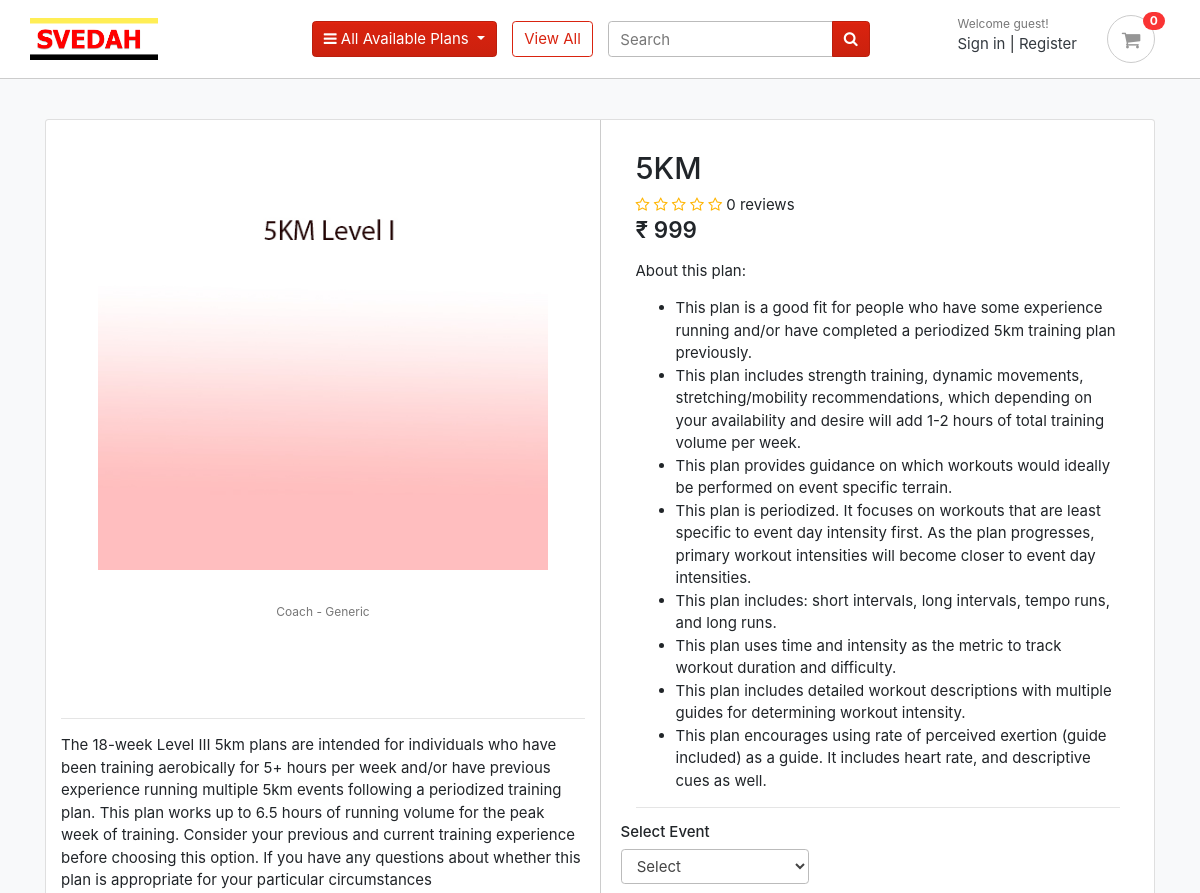
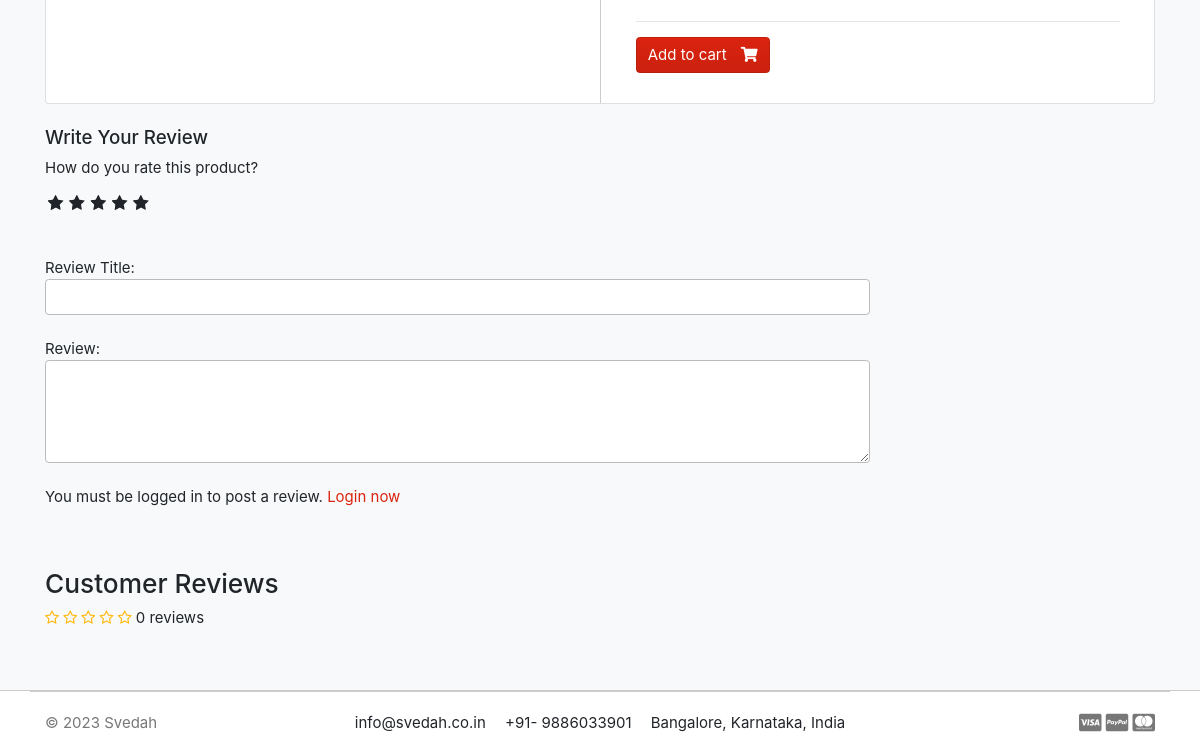
Before: /store/category/5km/5km/ with the older database file (2 pictures, top to bottom).
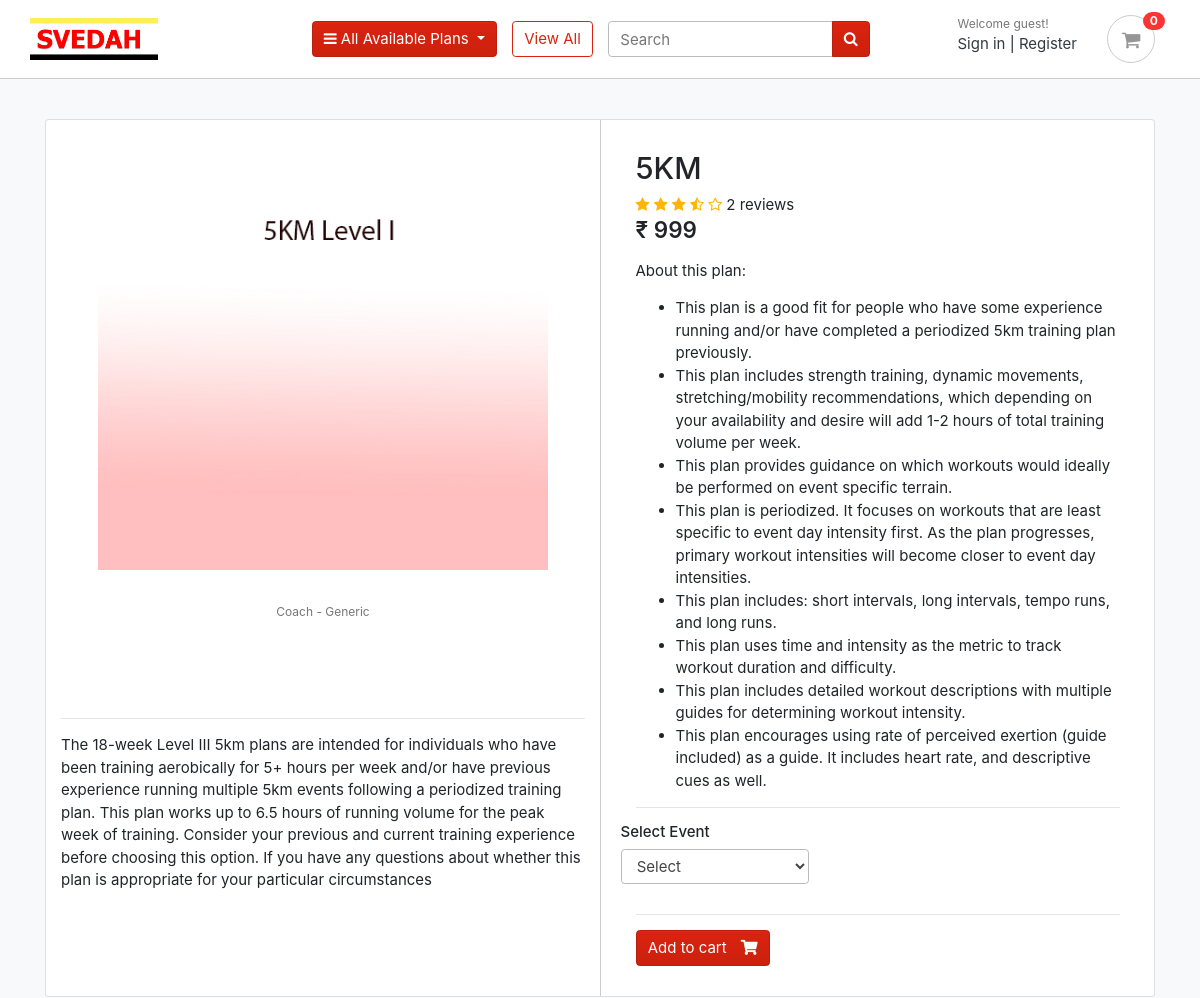
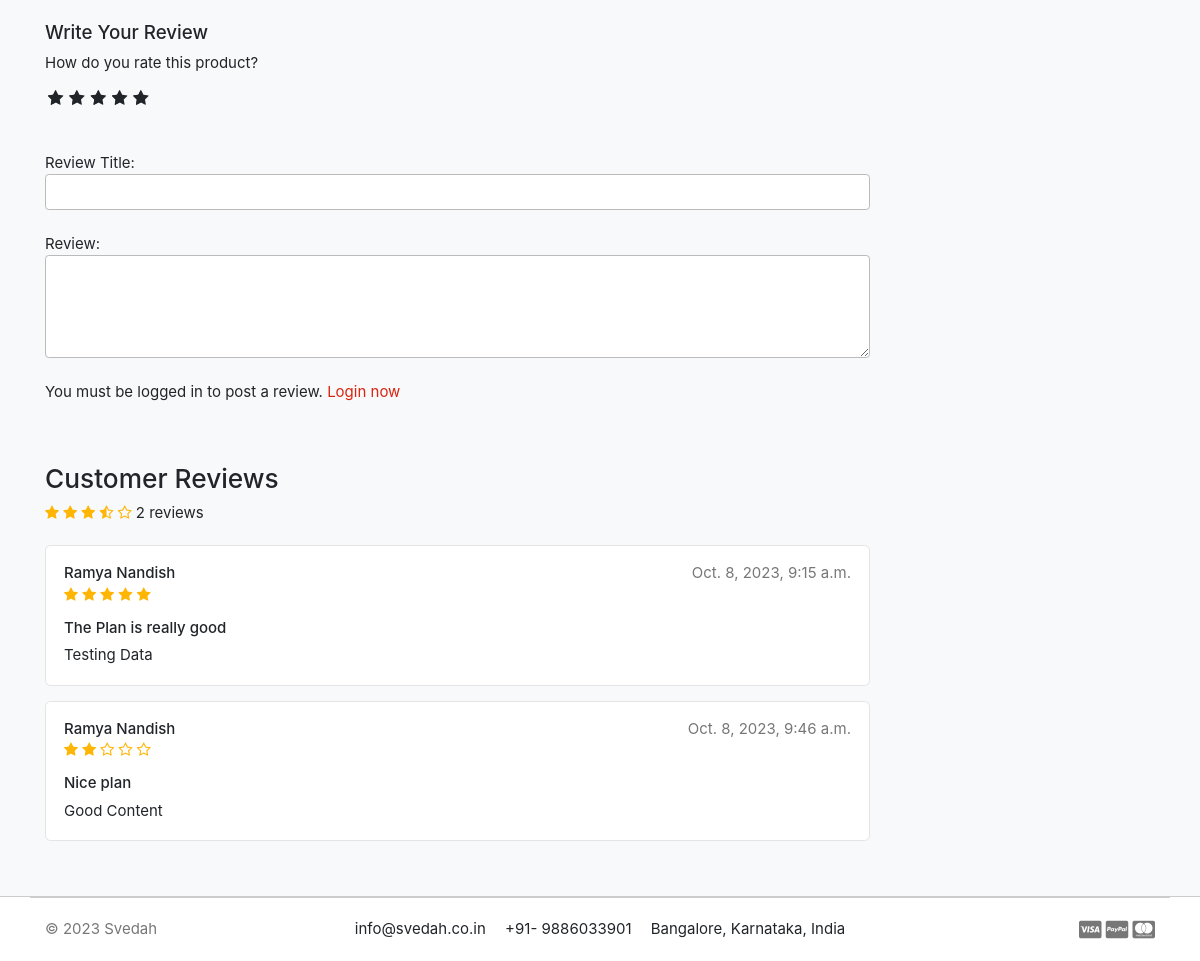
After: the same page with the newer database file (2 pictures, top to bottom).
### store/models.py (models this page shows, shortened)
class Product(models.Model):
    product_name    = models.CharField(max_length=200, unique=True)
    slug            = models.SlugField(max_length=200, unique=True)
    shortdescription     = RichTextField()
    longdescription     = RichTextField()
    price           = models.IntegerField()
    images          = models.ImageField(upload_to='photos/products')
    coach           = models.CharField(max_length=500, blank=True, default='Generic')
    is_available    = models.BooleanField(default=True)
    category        = models.ForeignKey(Category, on_delete=models.CASCADE)
    created_date    = models.DateTimeField(auto_now_add=True)
    modified_date   = models.DateTimeField(auto_now=True)
    level           = models.CharField(max_length=255,choices=[('1','Level 1'),('2','Level II'),('3','Level III')],default="1")
    pdf_file        = models.FileField(upload_to='pdfs/', blank=True, null=True)
    def averageReview(self):
        reviews = ReviewRating.objects.filter(product=self, status=True).aggregate(average=Avg('rating'))
        avg = 0
        if reviews['average'] is not None:
            avg = float(reviews['average'])
        return avg
    def countReview(self):
        reviews = ReviewRating.objects.filter(product=self, status=True).aggregate(count=Count('id'))
        count = 0
        if reviews['count'] is not None:
            count = int(reviews['count'])
        return count

class ReviewRating(models.Model):
    product = models.ForeignKey(Product, on_delete=models.CASCADE)
    user = models.ForeignKey(Account, on_delete=models.CASCADE)
    subject = models.CharField(max_length=100, blank=True)
    review = models.TextField(max_length=500, blank=True)
    rating = models.FloatField()
    ip = models.CharField(max_length=20, blank=True)
    status = models.BooleanField(default=True)
    created_at = models.DateTimeField(auto_now_add=True)
    updated_at = models.DateTimeField(auto_now=True)

### accounts/models.py (models this page shows, shortened)
class Account(AbstractBaseUser):
    first_name      = models.CharField(max_length=50)
    last_name       = models.CharField(max_length=50)
    username        = models.CharField(max_length=50, unique=True)
    email           = models.EmailField(max_length=100, unique=True)
    phone_number    = models.CharField(max_length=50)
    date_joined     = models.DateTimeField(auto_now_add=True)
    last_login      = models.DateTimeField(auto_now_add=True)
    is_admin        = models.BooleanField(default=False)
    is_staff        = models.BooleanField(default=False)
    is_active        = models.BooleanField(default=False)
    is_superadmin        = models.BooleanField(default=False)
    USERNAME_FIELD = 'email'
    REQUIRED_FIELDS = ['username', 'first_name', 'last_name']
    objects = MyAccountManager()
    def full_name(self):
        return f'{self.first_name} {self.last_name}'

### store/views.py (the view)
# urls.py: path('category/<slug:category_slug>/<slug:product_slug>/', views.product_detail, name='product_detail'),
def product_detail(request, category_slug, product_slug):
    try:
        single_product = Product.objects.get(category__slug=category_slug, slug=product_slug)
        in_cart = CartItem.objects.filter(cart__cart_id=_cart_id(request), product=single_product).exists()
    except Exception as e:
        raise e
    if request.user.is_authenticated:
        try:
            orderproduct = OrderProduct.objects.filter(user=request.user, product_id=single_product.id).exists()
        except OrderProduct.DoesNotExist:
            orderproduct = None
    else:
        orderproduct = None
    reviews = ReviewRating.objects.filter(product_id=single_product.id, status=True)
    context = {
        'single_product': single_product,
        'in_cart'       : in_cart,
        'orderproduct': orderproduct,
        'reviews': reviews,
    }
    return render(request, 'store/product_detail.html', context)

### carts/context_processors.py (called while the page is built)
def counter(request):
    cart_count = 0
    if 'admin' in request.path:
        return {}
    else:
        try:
            cart = Cart.objects.filter(cart_id=_cart_id(request))
            if request.user.is_authenticated:
                cart_items = CartItem.objects.all().filter(user=request.user)
            else:
                cart_items = CartItem.objects.all().filter(cart=cart[:1])
            for cart_item in cart_items:
                cart_count += cart_item.quantity
        except Cart.DoesNotExist:
            cart_count = 0
    return dict(cart_count=cart_count)

### carts/views.py (called while the page is built)
def _cart_id(request):
    cart = request.session.session_key
    if not cart:
        cart = request.session.create()
    return cart

### category/context_processors.py (called while the page is built)
def menu_links(request):
    links = Category.objects.all()
    return dict(links=links)

### category/models.py (called while the page is built)
    def get_url(self):
            return reverse('products_by_category', args=[self.slug])

### store/models.py (called while the page is built)
    def event(self):
        return super(VariationManager, self).filter(variation_category='event', is_active=True)

### templates/store/product_detail.html (shortened to what the changed rows need)
{% extends 'base.html' %}
{% load static %}
{% block content %}
<section class="section-content padding-y bg">
	<div class="container">
		<div class="card">
			<div class="row no-gutters">
				<aside class="col-md-6 px-0 px-md-3">
					<article class="gallery-wrap">
						<div class="img-big-wrap">
							<a href="{% url 'store' %}"><img src="{{ single_product.images.url }}"></a>
						</div>
						<br>
						<small class="title text-muted" style="display: block; text-align: center;">Coach - {{ single_product.coach }}</small>
						<br>
						<p class="short-description">{{single_product.shortdescription | safe}}</p>
					</article>
				</aside>
				<main class="col-md-6 border-left">
					<form action="{% url 'add_cart' single_product.id %}" method="POST">
					<article class="content-body">
						<h2 class="title">{{ single_product.product_name }}</h2>
						<div class="rating-star">
							<span>
								<i class="fa fa-star{% if single_product.averageReview < 0.5 %}-o{% elif single_product.averageReview >= 0.5 and single_product.averageReview < 1 %}-half-o {% endif %}" aria-hidden="true"></i>
								<i class="fa fa-star{% if single_product.averageReview < 1.5 %}-o{% elif single_product.averageReview >= 1.5 and single_product.averageReview < 2 %}-half-o {% endif %}" aria-hidden="true"></i>
								<i class="fa fa-star{% if single_product.averageReview < 2.5 %}-o{% elif single_product.averageReview >= 2.5 and single_product.averageReview < 3 %}-half-o {% endif %}" aria-hidden="true"></i>
								<i class="fa fa-star{% if single_product.averageReview < 3.5 %}-o{% elif single_product.averageReview >= 3.5 and single_product.averageReview < 4 %}-half-o {% endif %}" aria-hidden="true"></i>
								<i class="fa fa-star{% if single_product.averageReview < 4.5 %}-o{% elif single_product.averageReview >= 4.5 and single_product.averageReview < 5 %}-half-o {% endif %}" aria-hidden="true"></i>
								<span>{{single_product.countReview}} reviews</span>
							</span>
						</div>
						<div class="mb-3">
							<var class="price h4"> ₹ {{single_product.price}}</var>
						</div>
						<p>{{single_product.longdescription | safe}}</p>
						<hr>
						<div class="row">
							<div class="item-option-select">
							</div>
						</div>
						<hr>
						{% if single_product.price == 0 %}
						<a href="{% url 'download_product' single_product.id %}" class="btn btn-primary">
							<span class="text">Download</span> <i class="fas fa-download"></i>
						</a>
						{% else %}
						<button type="submit" class="btn btn-primary">
							<span class="text">Add to cart</span> <i class="fas fa-shopping-cart"></i>
						</button>
						{% endif %}
					</article>
				</form>
				</main>
			</div>
		</div>
		<br>
		<div class="row">
			<div class="col-md-9">
<br>
		<br>
		<header class="section-heading">
			<div class="rating-star">
				<span>
					<i class="fa fa-star{% if single_product.averageReview < 0.5 %}-o{% elif single_product.averageReview >= 0.5 and single_product.averageReview < 1 %}-half-o {% endif %}" aria-hidden="true"></i>
					<i class="fa fa-star{% if single_product.averageReview < 1.5 %}-o{% elif single_product.averageReview >= 1.5 and single_product.averageReview < 2 %}-half-o {% endif %}" aria-hidden="true"></i>
					<i class="fa fa-star{% if single_product.averageReview < 2.5 %}-o{% elif single_product.averageReview >= 2.5 and single_product.averageReview < 3 %}-half-o {% endif %}" aria-hidden="true"></i>
					<i class="fa fa-star{% if single_product.averageReview < 3.5 %}-o{% elif single_product.averageReview >= 3.5 and single_product.averageReview < 4 %}-half-o {% endif %}" aria-hidden="true"></i>
					<i class="fa fa-star{% if single_product.averageReview < 4.5 %}-o{% elif single_product.averageReview >= 4.5 and single_product.averageReview < 5 %}-half-o {% endif %}" aria-hidden="true"></i>
			<span>{{single_product.countReview}} reviews</span>
					</span>
			</div>
		</header>
		{% for review in reviews %}
						<article class="box mb-3">
							<div class="icontext w-100">
								<div class="text">
									<span class="date text-muted float-md-right">{{review.updated_at}} </span>
									<h6 class="mb-1">{{review.user.full_name}} </h6>
									<div class="rating-star">
										<span>
											<i class="fa fa-star{% if review.rating == 0.5 %}-half-o{% elif review.rating < 1 %}-o {% endif %}" aria-hidden="true"></i>
											<i class="fa fa-star{% if review.rating == 1.5 %}-half-o{% elif review.rating < 2 %}-o {% endif %}" aria-hidden="true"></i>
											<i class="fa fa-star{% if review.rating == 2.5 %}-half-o{% elif review.rating < 3 %}-o {% endif %}" aria-hidden="true"></i>
											<i class="fa fa-star{% if review.rating == 3.5 %}-half-o{% elif review.rating < 4 %}-o {% endif %}" aria-hidden="true"></i>
											<i class="fa fa-star{% if review.rating == 4.5 %}-half-o{% elif review.rating < 5 %}-o {% endif %}" aria-hidden="true"></i>
										</span>
									</div>
								</div>
							</div>
							<div class="mt-3">
								<h6>{{review.subject}}</h6>
								<p>
									{{review.review}}
								</p>
							</div>
						</article>
		{% endfor %}
			</div>
		</div>
	</div>
</section>
{% endblock %}

Changed rows visible on the page:
computed for Product "5KM": countReview "0" → "2"
added ReviewRating: updated_at "Oct. 8, 2023, 9:15 a.m.", user.full_name "Ramya Nandish", rating 5 (drawn), subject "The Plan is really good", review "Testing Data"
added ReviewRating: updated_at "Oct. 8, 2023, 9:46 a.m.", user.full_name "Ramya Nandish", rating 2 (drawn), subject "Nice plan", review "Good Content"
